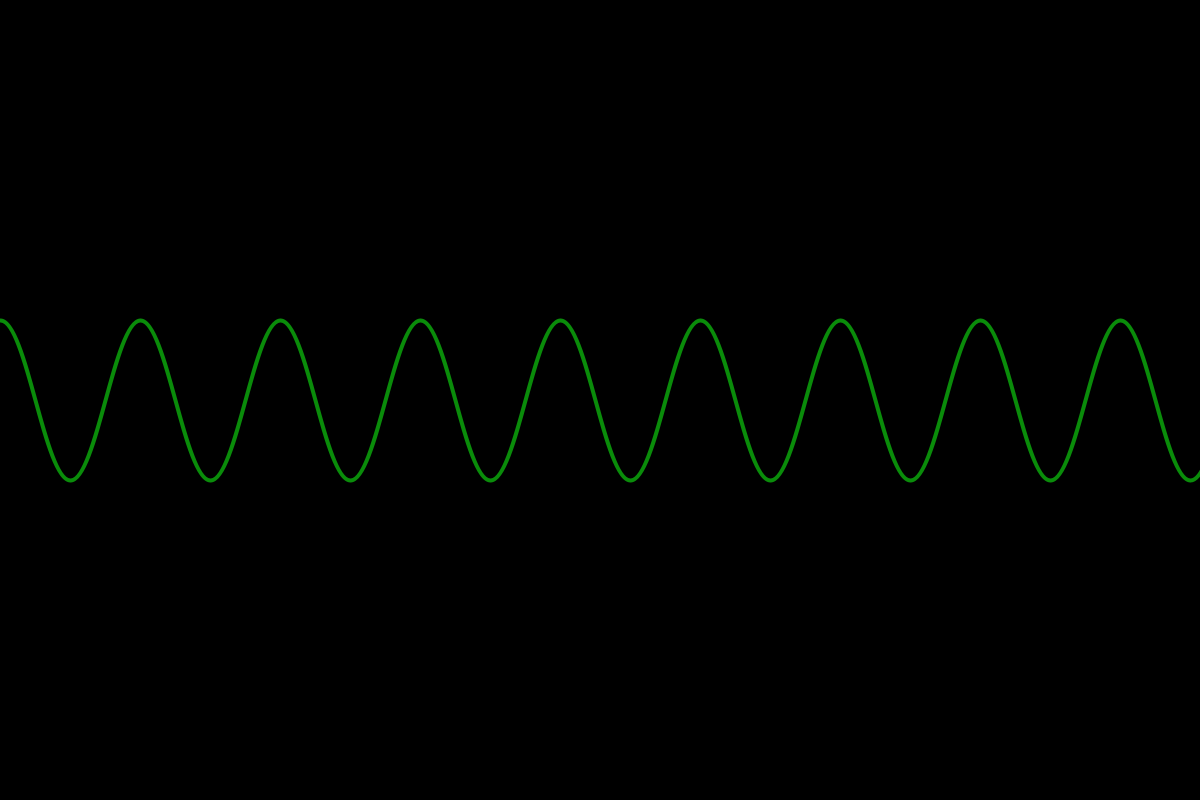
Frame 1 (no input)
Frame 60 (the mouse pressed at the canvas centre just before this capture): identical to frame 1, image omitted
Frame 120 (the mouse held since frame 60 and released just before this capture): identical to frame 1, image omitted

The Processing sketch that drew this single still picture (run headless with seeded random() and noise(); from frame 60 on, the mouse is pressed at the canvas centre):

// Processing sketch: draw_sins3
// ── draw_sins3.pde
/*
  now a draw sin function that creates array of points.
  and draws bezier from array of points.
*/

int len = 0;
Shift [] wave = new Shift[100];

void setup()
{
  size(1200,800);
  frameRate(60);
  
}


void draw()
{
  wave = bez_ray(height/10, height/2, 140);
  
  background(0);
  
  noFill();
  stroke(10,140,10);
  strokeWeight(4);
  bez_draw( wave);
  
}


// ***     *  *  *  *
// *
// *

Shift[] bez_ray( int amplit, int offset, float wavelen)
{
  // range number of cycles in WIDTH
  float step = wavelen/2;       //width / (range/PI);
  float bez = step*0.37;
  
  //int ray_len = 1 + ceil(range/TWO_PI) *6 ;        // 1 + ceil(3*width/step);
  int ray_len = 1 + ceil(width/wavelen) *6 ;        // 1 + ceil(3*width/step);
  
  //println("estimated ", ray_len);
  //println(" ceil ", ceil(width/wavelen) );
  
  Shift [] ray = new Shift[ray_len];
  int r_l = 0;
  
  // ~ Initialise
  for(int i=0; i<ray_len; i++){
     ray[i] = new Shift(0,0);
     ray[i].speed(6);
  }
  
  // Fill array
  float w=0;
  while(w <= width)
  {
    // add first anchor point, after first is always last from previous
    if(r_l ==0){
      ray[r_l].Set( w, offset-amplit);    
      r_l++;
    }
    
    // c1 
    ray[r_l].Set( w+bez, offset-amplit);
    r_l++;
    
    w += step;
    
    // c2
    ray[r_l].Set( w-bez, offset+amplit);
    r_l++;
    // p2
    ray[r_l].Set( w, offset+amplit);
    r_l++;
    // c2.1
    ray[r_l].Set( w+bez, offset+amplit);
    r_l++;
    
    w += step;
    
    // c2.2
    ray[r_l].Set( w-bez, offset-amplit);
    r_l++;
    // p2.2
    ray[r_l].Set( w, offset-amplit);
    r_l++;
    
    // w += step done by for loop
  }  // Eo for
  
  //println("r_l", r_l);
  //println("array length ", ray.length);

  return ray;
  // Eo bez_sin()
}

void bez_draw( Shift[] ray )
{
  beginShape();
  
  vertex(ray[0].x, ray[0].y);
  println("drawer len : ", ray.length );
  
  for(int x=1; x<ray.length; x+=3)
  {
    // add first vertex, after first is from last
    
    // c1, c2, p2
    bezierVertex( ray[x+0].x, ray[x+0].y,    
                   ray[x+1].x, ray[x+1].y,  
                    ray[x+2].x, ray[x+2].y );
    
  }  // Eo for
  
  endShape();
  // Eo bez_draw
}  

void rand_sin( int amplit, int offset, float range)
{
  // range number of cycles in WIDTH
  float step = width / (range/PI);
  float bez = step*0.37;
  float factor_x = 10;
  float factor_y = 10;
  
  PVector rand= new PVector();
  
  beginShape();
  
  PVector last = new PVector( );
  PVector now = new PVector( );
  
  for(float x=0; x<=width; x+=step)
  {
    if(x==0){
      // always start on peak
      last.set(0,offset +amplit);
      vertex( last.x, last.y);
    }
    else
    {
      //rand.set( noise(x), noise(x) );
      rand.set( randomGaussian()*factor_x, randomGaussian()*factor_y );
      
      // since starting on peak, next is trough
      // bezierVertex( c1, c1,   c2, c2,   p2, p2)
      now.set( x +rand.x, offset - amplit +rand.y);
      bezierVertex( last.x+bez, last.y,   now.x-bez, now.y,    now.x,  now.y);
      last.set(now);
      
      x += step;
      rand.set( randomGaussian(), randomGaussian() );
      now.set( x +rand.x, offset + amplit +rand.y);
      bezierVertex( last.x+bez, last.y,   now.x-bez, now.y,    now.x,  now.y);
      last.set(now);
    }  // Eo else
    
  }  // Eo for
  endShape();
  
  // Eo bez_sin()
}


// ## ##        Class
// #
// #


public class Shift
{
  public float x,y;
  float tx, ty;
  public float speed;
  
  public float minStep = 0.1;
  public float maxStep = 5;
  public float lastStep = 0.3;
  
  public Shift(float xx, float yy){
    x = xx;
    tx = xx;
    y = yy;
    ty = yy;
    speed = 3;
  }
  
  public float X(){
     return x; 
  }
  
  public float Y(){
     return y; 
  }
  
  public void speed( float S){
     speed = S; 
  }
  
  public void Set(float xx, float yy) {
     x = xx;
     y = yy;
     tx = xx;
     ty = yy;
  }
  
  public void towards( float nx, float ny){
    tx = nx;
    ty = ny;
  }
  
  // returns 1 if x onhas reached target
  public int update( ){
    int ret = 0;
    float val;
    
    //println("vals ", x, " : ", y );
    //println("diff ", (tx-x), " : ", (ty-y) );
    
    float dif = tx - x;
    
    //  -------  do X
   if(dif != 0)
   {
     if( abs(dif) <= lastStep) {
         x = tx;
         ret = 1;
       }
       else
       {
         val = dif / (speed * 60);
         
         if( abs(val) > maxStep)
         {
           if(tx > x)
               val = maxStep;
             else
               val = -maxStep;           
         }
         else if( abs(val) < minStep ) 
         {
             if(tx > x)
               val = minStep;
             else
               val = -minStep;             
         }
         
         x += val;  
       }   // Eo else
        
   }  // Eo diff NOT 0
   else
   {
     // diff = 0
      ret = 1; 
   }
   
   // ----------    do Y
   dif = ty - y;
   if(dif != 0){
     
     if( abs(dif) < lastStep){
        y = ty;
        if(ret==1)
          return 1;
        else
          return 0;
     }
     else
     {
       val = dif / (speed * 60);
       
       if( abs(val) > maxStep)
       {
         if( ty > y)
             val = maxStep;
           else
             val = -maxStep;
       }
       else if( abs(val) < minStep)
       {
           if( ty > y)
             val = minStep;
           else
             val = -minStep;
       }
       
       y += val;
       ret = 0;
     }  // Eo else
     
   }  // Eo diff=0
   else
   {
     if(ret==1)
       return 1;
     else
       return 0;
   }
   
   return ret; 
  }
  
  
  // Eo class
}
